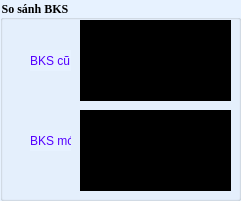
   <widget class="QGroupBox" name="groupBox_6">
    <property name="geometry">
     <rect>
      <x>1020</x>
      <y>350</y>
      <width>241</width>
      <height>201</height>
     </rect>
    </property>
    <property name="font">
     <font>
      <family>Times New Roman</family>
      <weight>75</weight>
      <bold>true</bold>
     </font>
    </property>
    <property name="styleSheet">
     <string notr="true">background-color: rgb(231, 242, 255);</string>
    </property>
    <property name="title">
     <string>So sánh BKS</string>
    </property>
    <widget class="QLabel" name="label_65">
     <property name="geometry">
      <rect>
       <x>30</x>
       <y>50</y>
       <width>41</width>
       <height>21</height>
      </rect>
     </property>
     <property name="styleSheet">
      <string notr="true">color: rgb(85, 0, 255);</string>
     </property>
     <property name="text">
      <string>BKS cũ</string>
     </property>
    </widget>
    <widget class="QLabel" name="label_66">
     <property name="geometry">
      <rect>
       <x>1355</x>
       <y>180</y>
       <width>376</width>
       <height>41</height>
      </rect>
     </property>
     <property name="text">
      <string>BKS cũ</string>
     </property>
    </widget>
    <widget class="QLabel" name="label_67">
     <property name="geometry">
      <rect>
       <x>30</x>
       <y>130</y>
       <width>41</width>
       <height>21</height>
      </rect>
     </property>
     <property name="styleSheet">
      <string notr="true">color: rgb(85, 0, 255);</string>
     </property>
     <property name="text">
      <string>BKS mới</string>
     </property>
    </widget>
    <widget class="QLabel" name="xera_anh_bks_cu">
     <property name="geometry">
      <rect>
       <x>80</x>
       <y>20</y>
       <width>151</width>
       <height>81</height>
      </rect>
     </property>
     <property name="styleSheet">
      <string notr="true">background-color: rgb(0, 0, 0);</string>
     </property>
     <property name="text">
      <string>TextLabel</string>
     </property>
     <property name="scaledContents">
      <bool>true</bool>
     </property>
    </widget>
    <widget class="QLabel" name="xera_anh_bks">
     <property name="geometry">
      <rect>
       <x>80</x>
       <y>110</y>
       <width>151</width>
       <height>81</height>
      </rect>
     </property>
     <property name="styleSheet">
      <string notr="true">background-color: rgb(0, 0, 0);</string>
     </property>
     <property name="text">
      <string>TextLabel</string>
     </property>
     <property name="scaledContents">
      <bool>true</bool>
     </property>
    </widget>
   </widget>
